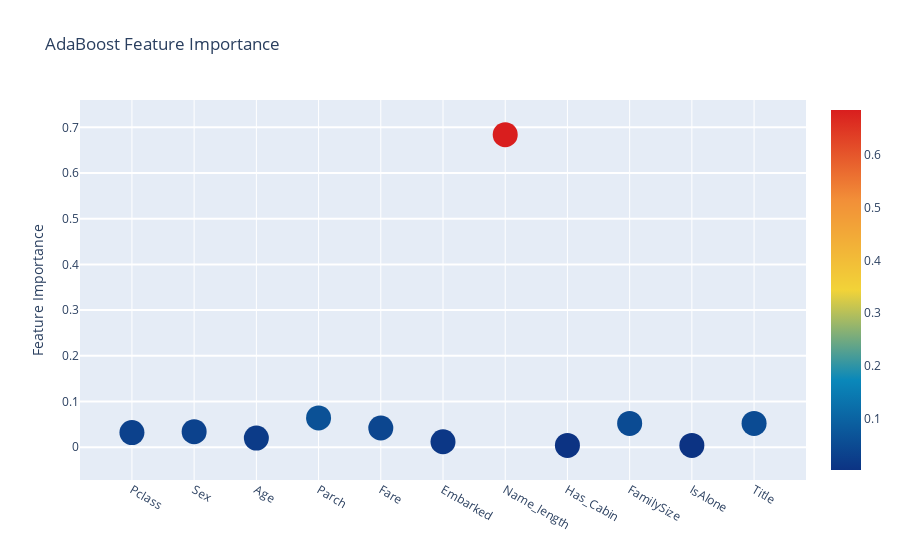

The notebook cell this image was saved under:
### Code cell
# Scatter plot - AdaBoost
trace = go.Scatter(
    y = feature_dataframe['AdaBoost feature importances'].values,
    x = feature_dataframe['features'].values,
    mode='markers',
    marker=dict(
        sizemode = 'diameter',
        sizeref = 1,
        size = 25,
#       size= feature_dataframe['AdaBoost feature importances'].values,
        #color = np.random.randn(500), #set color equal to a variable
        color = feature_dataframe['AdaBoost feature importances'].values,
        colorscale='Portland',
        showscale=True
    ),
    text = feature_dataframe['features'].values
)
data = [trace]

layout= go.Layout(
    autosize= True,
    title= 'AdaBoost Feature Importance',
    hovermode= 'closest',
#     xaxis= dict(
#         title= 'Pop',
#         ticklen= 5,
#         zeroline= False,
#         gridwidth= 2,
#     ),
    yaxis=dict(
        title= 'Feature Importance',
        ticklen= 5,
        gridwidth= 2
    ),
    showlegend= False
)
fig = go.Figure(data=data, layout=layout)
py.iplot(fig,filename='scatter2010')

### Figure 1 — Plotly figure (JSON) as saved in the notebook; plotly's stock layout.template omitted (floating-point values rounded to 4 significant figures)
{"data": [{"marker": {"color": [0.032, 0.034, 0.02, 0.064, 0.042, 0.012, 0.684, 0.004, 0.052, 0.004, 0.052], "colorscale": [[0, "rgb(12,51,131)"], [0.25, "rgb(10,136,186)"], [0.5, "rgb(242,211,56)"], [0.75, "rgb(242,143,56)"], [1, "rgb(217,30,30)"]], "showscale": true, "size": 25, "sizemode": "diameter", "sizeref": 1}, "mode": "markers", "text": ["Pclass", "Sex", "Age", "Parch", "Fare", "Embarked", "Name_length", "Has_Cabin", "FamilySize", "IsAlone", "Title"], "type": "scatter", "x": ["Pclass", "Sex", "Age", "Parch", "Fare", "Embarked", "Name_length", "Has_Cabin", "FamilySize", "IsAlone", "Title"], "y": [0.032, 0.034, 0.02, 0.064, 0.042, 0.012, 0.684, 0.004, 0.052, 0.004, 0.052]}], "layout": {"autosize": true, "hovermode": "closest", "showlegend": false, "title": {"text": "AdaBoost Feature Importance"}, "yaxis": {"gridwidth": 2, "ticklen": 5, "title": {"text": "Feature Importance"}}}}
